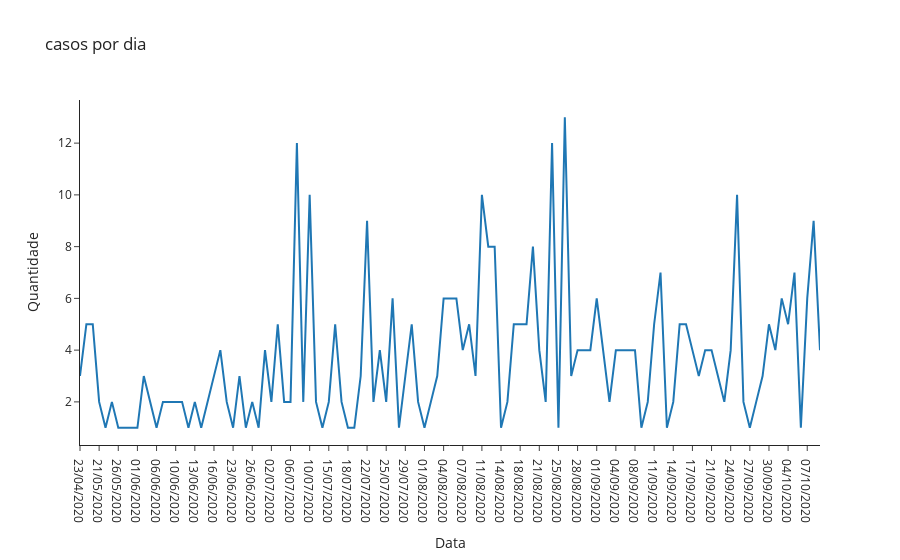

Here is the notebook cell this chart was saved with:
### Markdown cell above
Ja neste gráfico vemos a quantidade de casos por dia.* Os dias que não aparecem no gráfico é porque não tiveram nenhum caso confirmado no mesmo*.

### Code cell
go.Figure().add_trace(go.Scatter(x=daily_cases['Data'], y=daily_cases['Quantidade'], mode='lines')).update_layout(xaxis_title='Data', yaxis_title='Quantidade', title_text='casos por dia')

### Figure 1 — Plotly figure (JSON) as saved in the notebook; plotly's stock layout.template omitted (floating-point values rounded to 4 significant figures)
{"data": [{"mode": "lines", "type": "scatter", "x": ["23/04/2020", "06/05/2020", "19/05/2020", "21/05/2020", "22/05/2020", "23/05/2020", "26/05/2020", "27/05/2020", "31/05/2020", "01/06/2020", "04/06/2020", "05/06/2020", "06/06/2020", "08/06/2020", "09/06/2020", "10/06/2020", "11/06/2020", "12/06/2020", "13/06/2020", "14/06/2020", "15/06/2020", "16/06/2020", "18/06/2020", "22/06/2020", "23/06/2020", "24/06/2020", "25/06/2020", "26/06/2020", "27/06/2020", "01/07/2020", "02/07/2020", "03/07/2020", "04/07/2020", "06/07/2020", "08/07/2020", "09/07/2020", "10/07/2020", "13/07/2020", "14/07/2020", "15/07/2020", "16/07/2020", "17/07/2020", "18/07/2020", "20/07/2020", "21/07/2020", "22/07/2020", "23/07/2020", "24/07/2020", "25/07/2020", "27/07/2020", "28/07/2020", "29/07/2020", "30/07/2020", "31/07/2020", "01/08/2020", "02/08/2020", "03/08/2020", "04/08/2020", "05/08/2020", "06/08/2020", "07/08/2020", "09/08/2020", "10/08/2020", "11/08/2020", "12/08/2020", "13/08/2020", "14/08/2020", "15/08/2020", "17/08/2020", "18/08/2020", "19/08/2020", "20/08/2020", "21/08/2020", "22/08/2020", "24/08/2020", "25/08/2020", "26/08/2020", "27/08/2020", "28/08/2020", "29/08/2020", "31/08/2020", "01/09/2020", "02/09/2020", "03/09/2020", "04/09/2020", "05/09/2020", "07/09/2020", "08/09/2020", "09/09/2020", "10/09/2020", "11/09/2020", "12/09/2020", "13/09/2020", "14/09/2020", "15/09/2020", "16/09/2020", "17/09/2020", "18/09/2020", "19/09/2020", "21/09/2020", "22/09/2020", "23/09/2020", "24/09/2020", "25/09/2020", "26/09/2020", "27/09/2020", "28/09/2020", "29/09/2020", "30/09/2020", "01/10/2020", "03/10/2020", "04/10/2020", "05/10/2020", "06/10/2020", "07/10/2020", "08/10/2020", "09/10/2020"], "y": [3, 5, 5, 2, 1, 2, 1, 1, 1, 1, 3, 2, 1, 2, 2, 2, 2, 1, 2, 1, 2, 3, 4, 2, 1, 3, 1, 2, 1, 4, 2, 5, 2, 2, 12, 2, 10, 2, 1, 2, 5, 2, 1, 1, 3, 9, 2, 4, 2, 6, 1, 3, 5, 2, 1, 2, 3, 6, 6, 6, 4, 5, 3, 10, 8, 8, 1, 2, 5, 5, 5, 8, 4, 2, 12, 1, 13, 3, 4, 4, 4, 6, 4, 2, 4, 4, 4, 4, 1, 2, 5, 7, 1, 2, 5, 5, 4, 3, 4, 4, 3, 2, 4, 10, 2, 1, 2, 3, 5, 4, 6, 5, 7, 1, 6, 9, 4]}], "layout": {"title": {"text": "casos por dia"}, "xaxis": {"title": {"text": "Data"}}, "yaxis": {"title": {"text": "Quantidade"}}}}
